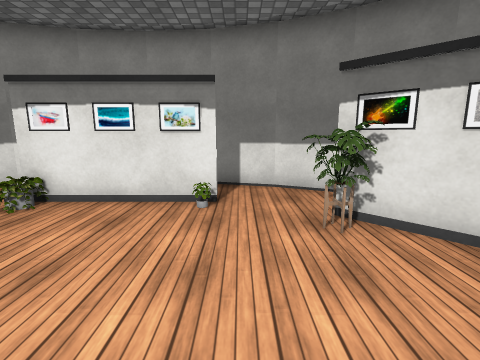
[1] (above)

16 first-person views from a walk through a scene from a Unity 3-D project. The camera is 1.4 m above the floor, tilts 10° down and sees 85° across. The floor is counted in squares, 1 m on a side. Each view is taken from the middle of a square. On the plan, view 1 faces up. The plan holds only what a view shows up to about 13 squares ahead; the rest is blank. Some surface patterns are stand-ins.

[2]
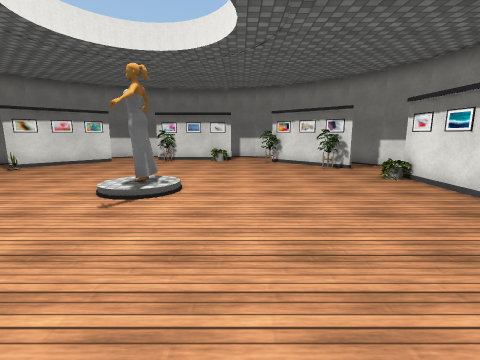

[3]
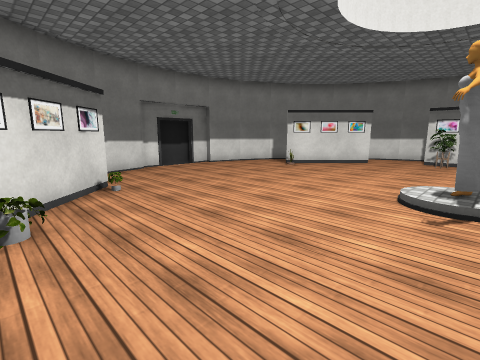

[4]
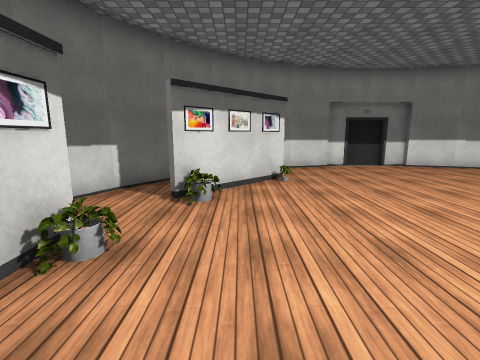

[5]
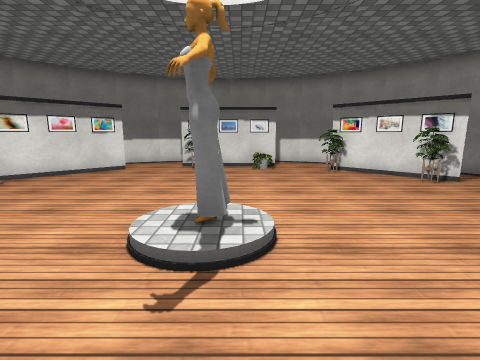

[6]
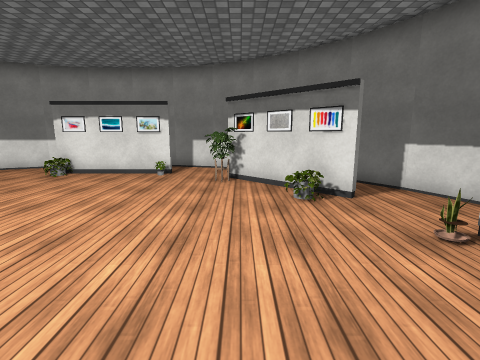

[7]
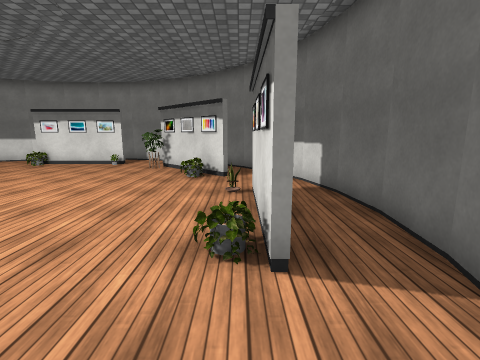

[8]
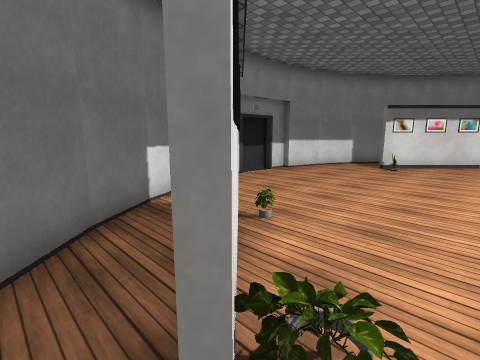

[9]
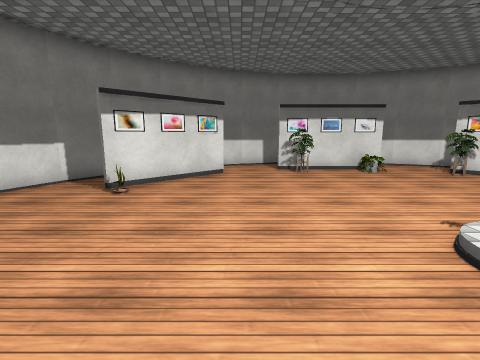

[10]
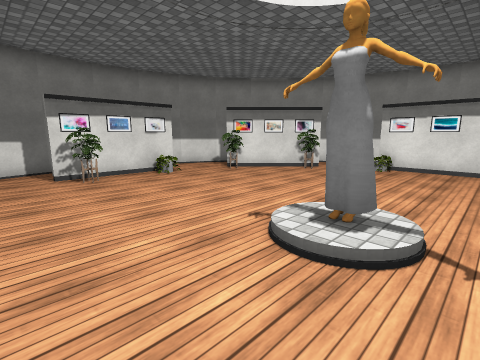

[11]
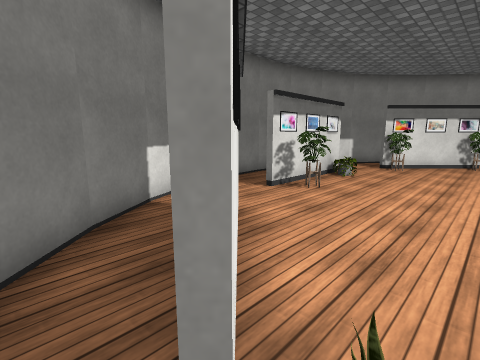

[12]
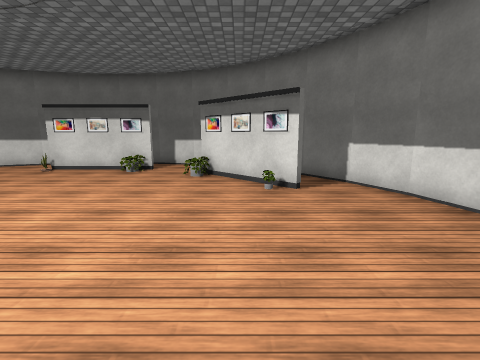

[13]
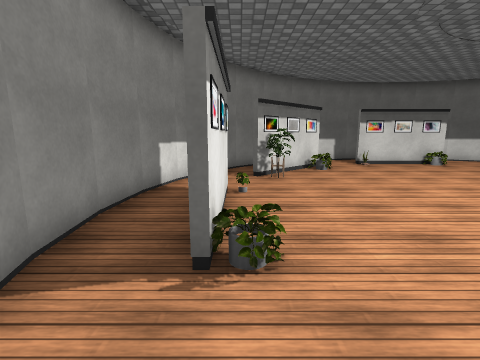

[14]
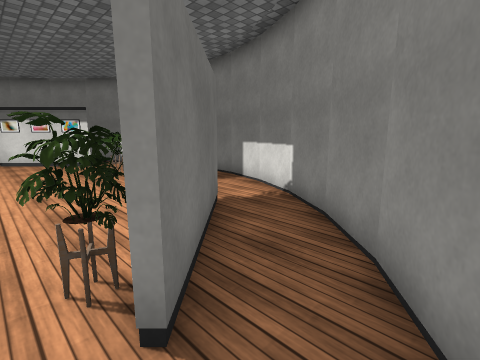

[15]
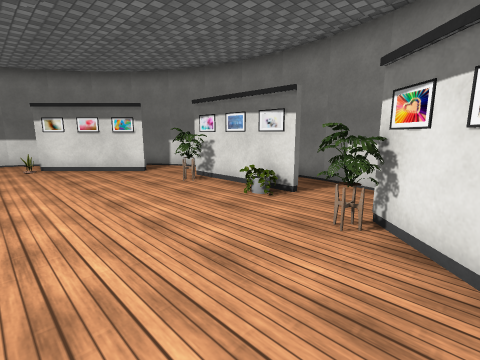

[16]
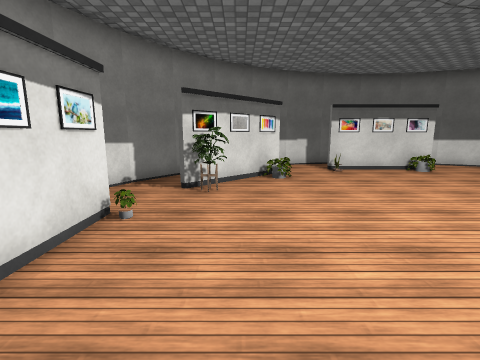

### Floor plan
Points are (right, up) in squares from view 1. A wall is a line through its corners. A room is listed if a view was taken in it or the views show most of it. See-through windows are left out.
Room 1 (views 1, 2, 3, 4, 5, 6, 7, 8, 9, 10, 11, 12, 13, 14, 15, 16)
walls: (-2.8, -2.3) (-2.2, -2.3); (-2.3, -2.7) (-2.8, -2.6); (-2.8, -2.2) (-2.2, -2.3); (-2.7, -2.2) (-2.1, -2.6) (-2.7, -2.6); (-2.8, -2.1) (-2.2, -2.3); (-2.8, -2.1) (-2.2, -2.4); (-9.5, -6.6) (-6.6, -9.5); (1.5, -9.5) (4.4, -6.6); (-7.6, 3.5) (-9.4, 1.6); (-9.6, 1.8) (-7.6, 3.7); (4.5, 1.6) (1.6, 4.5); (-11.2, -7.4) (-10.1, -9); (-8.9, -10.2) (-7.4, -11.2); (-7.6, -11.1) (-5.9, -11.9); (-11.9, -5.8) (-11.2, -7.5); (-6, -11.9) (-4.2, -12.3); (-12.4, -4.1) (-11.9, -5.9); (-12.3, -0.6) (-12.5, -2.5) (-12.3, -4.3); (-0.8, -12.4) (1, -11.9); (-1.8, -12.6) (-0.8, -12.6); (-4.3, -12.6) (-3.2, -12.6); (0.9, -11.9) (2.6, -11.1); (-11.9, 1) (-12.4, -0.9); (2.4, -11.2) (4, -10.1); (-11.1, 2.6) (-11.9, 0.9); (3.8, -10.2) (5.2, -8.9); (-3.5, -12.9) (-2.5, -13); (-10.1, 4) (-11.2, 2.5); (-2.6, -13) (-1.8, -12.9); (5.1, -9) (6.2, -7.4); (-8.9, 5.2) (-10.2, 3.9); (6.1, -7.6) (6.9, -5.9); (-7.5, 6.2) (-9, 5.1); (-5.9, 6.9) (-7.6, 6.1); (6.9, -6) (7.4, -4.2); (7.3, -4.4) (7.5, -2.5); (-4.1, 7.4) (-6, 6.9); (7.5, -2.6) (7.4, -0.7); (-0.7, 7.3) (-2.5, 7.5) (-4.2, 7.3); (7.4, -0.8) (6.9, 1); (1, 6.9) (-0.9, 7.4); (7, 0.8) (6.2, 2.5) (5.1, 4); (4, 5.1) (2.4, 6.2); (2.5, 6.2) (0.9, 6.9)
objects: plant (-10, -4) to (-9, -4); plant (-10, -1); plant (-10, 1); other object (-9, 1); plant (-7, 3); other object (-7, 4); plant (-6, -9); plant (-4, 5); plant (-2, 5); picture (-1, 5); plant (0, 4); other object (1, 4); plant (3, 2); plant (4, -4); picture (5, -4); plant (5, -1)

Positions as (right, up) in squares from view 1, and headings:
1: (0, 0), facing up
2: (4, 0), facing left
3: (4, -2), facing down-left
4: (3, -1), facing down
5: (1, -2), facing left
6: (2, -4), facing up
7: (5, -7), facing up
8: (5, -6), facing down-left
9: (0, -6), facing left
10: (-1, -6), facing up-left
11: (-6, -10), facing up-left
12: (-5, -8), facing right
13: (-7, 5), facing right
14: (-6, 6), facing down-left
15: (-5, 3), facing down-left
16: (-5, 3), facing right
